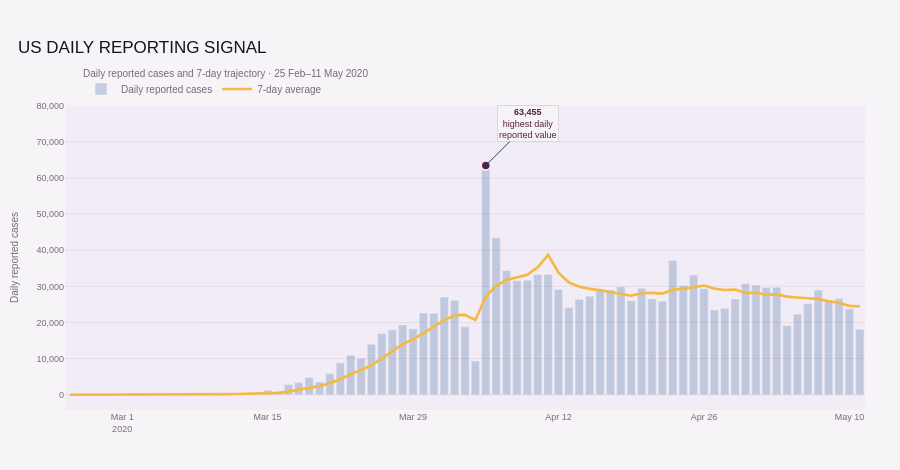

The code cell stored with this chart in its notebook:
### Code cell
daily_us["Date"] = pd.to_datetime(
    daily_us["Date"],
    format="%m/%d/%y"
)

daily_us = (
    daily_us
    .sort_values("Date")
    .reset_index(drop=True)
)

# Seven-day average added only to make the daily trend easier to read.
daily_us["7_day_average"] = (
    daily_us["Cases"]
    .rolling(window=7, min_periods=1)
    .mean()
)

peak_idx = daily_us["Cases"].idxmax()
peak_date = daily_us.loc[peak_idx, "Date"]
peak_cases = daily_us.loc[peak_idx, "Cases"]

fig = go.Figure()

fig.add_trace(
    go.Bar(
        x=daily_us["Date"],
        y=daily_us["Cases"],
        name="Daily reported cases",
        marker_color=PALETTE["confirmed"],
        opacity=0.28,
        hovertemplate=(
            "<b>%{x|%d %b %Y}</b><br>"
            "Daily reported cases: %{y:,.0f}"
            "<extra></extra>"
        ),
    )
)

fig.add_trace(
    go.Scatter(
        x=daily_us["Date"],
        y=daily_us["7_day_average"],
        mode="lines",
        name="7-day average",
        line=dict(
            color=PALETTE["gold"],
            width=2.6,
        ),
        hovertemplate=(
            "<b>%{x|%d %b %Y}</b><br>"
            "7-day average: %{y:,.0f}"
            "<extra></extra>"
        ),
    )
)

# Mark the largest single reported daily value without treating it
# as an epidemiological peak.
fig.add_trace(
    go.Scatter(
        x=[peak_date],
        y=[peak_cases],
        mode="markers",
        marker=dict(
            size=9,
            color=PALETTE["deep_plum"],
            line=dict(
                color=PALETTE["paper"],
                width=1.5,
            ),
        ),
        showlegend=False,
        hovertemplate=(
            "<b>%{x|%d %b %Y}</b><br>"
            "Highest daily reported value: %{y:,.0f}"
            "<extra></extra>"
        ),
    )
)

fig.add_annotation(
    x=peak_date,
    y=peak_cases,
    text=(
        f"<b>{peak_cases:,.0f}</b><br>"
        "highest daily<br>reported value"
    ),
    showarrow=True,
    arrowhead=0,
    ax=42,
    ay=-42,
    bgcolor=PALETTE["paper"],
    bordercolor=PALETTE["grid"],
    borderwidth=1,
    font=dict(
        family="Arial",
        size=9,
        color=PALETTE["deep_plum"],
    ),
)

fig.update_layout(
    title=dict(
        text="US DAILY REPORTING SIGNAL",
        x=0.02,
        xanchor="left",
        font=dict(
            family="Arial",
            size=17,
            color=PALETTE["ink"],
        ),
    ),
    paper_bgcolor=PALETTE["paper"],
    plot_bgcolor=PALETTE["panel_lilac"],
    height=470,
    margin=dict(l=65, r=35, t=105, b=60),
    font=dict(
        family="Arial",
        color=PALETTE["ink"],
    ),
    xaxis_title="",
    yaxis_title="Daily reported cases",
    legend=dict(
        orientation="h",
        y=1.10,
        x=0.02,
        font=dict(
            size=10,
            color=PALETTE["muted"],
        ),
    ),
)

fig.add_annotation(
    text=(
        "Daily reported cases and 7-day trajectory · "
        "25 Feb–11 May 2020"
    ),
    x=0.02,
    y=1.08,
    xref="paper",
    yref="paper",
    xanchor="left",
    yanchor="bottom",
    showarrow=False,
    font=dict(
        family="Arial",
        size=10,
        color=PALETTE["muted"],
    ),
)

fig.update_xaxes(
    showgrid=False,
    zeroline=False,
    tickfont=dict(
        size=9,
        color=PALETTE["muted"],
    ),
)

fig.update_yaxes(
    showgrid=True,
    gridcolor=PALETTE["grid"],
    gridwidth=0.7,
    zeroline=False,
    tickformat=",",
    tickfont=dict(
        size=9,
        color=PALETTE["muted"],
    ),
    title_font=dict(
        size=10,
        color=PALETTE["muted"],
    ),
)

fig.show()

### Figure 1 — Plotly figure (JSON) as saved in the notebook; plotly's stock layout.template omitted (floating-point values rounded to 4 significant figures)
{"data": [{"hovertemplate": "<b>%{x|%d %b %Y}</b><br>Daily reported cases: %{y:,.0f}<extra></extra>", "marker": {"color": "#3F6FA0"}, "name": "Daily reported cases", "opacity": 0.28, "type": "bar", "x": ["2020-02-25T00:00:00.000000", "2020-02-26T00:00:00.000000", "2020-02-27T00:00:00.000000", "2020-02-28T00:00:00.000000", "2020-02-29T00:00:00.000000", "2020-03-01T00:00:00.000000", "2020-03-02T00:00:00.000000", "2020-03-03T00:00:00.000000", "2020-03-04T00:00:00.000000", "2020-03-05T00:00:00.000000", "2020-03-06T00:00:00.000000", "2020-03-07T00:00:00.000000", "2020-03-08T00:00:00.000000", "2020-03-09T00:00:00.000000", "2020-03-10T00:00:00.000000", "2020-03-11T00:00:00.000000", "2020-03-12T00:00:00.000000", "2020-03-13T00:00:00.000000", "2020-03-14T00:00:00.000000", "2020-03-15T00:00:00.000000", "2020-03-16T00:00:00.000000", "2020-03-17T00:00:00.000000", "2020-03-18T00:00:00.000000", "2020-03-19T00:00:00.000000", "2020-03-20T00:00:00.000000", "2020-03-21T00:00:00.000000", "2020-03-22T00:00:00.000000", "2020-03-23T00:00:00.000000", "2020-03-24T00:00:00.000000", "2020-03-25T00:00:00.000000", "2020-03-26T00:00:00.000000", "2020-03-27T00:00:00.000000", "2020-03-28T00:00:00.000000", "2020-03-29T00:00:00.000000", "2020-03-30T00:00:00.000000", "2020-03-31T00:00:00.000000", "2020-04-01T00:00:00.000000", "2020-04-02T00:00:00.000000", "2020-04-03T00:00:00.000000", "2020-04-04T00:00:00.000000", "2020-04-05T00:00:00.000000", "2020-04-06T00:00:00.000000", "2020-04-07T00:00:00.000000", "2020-04-08T00:00:00.000000", "2020-04-09T00:00:00.000000", "2020-04-10T00:00:00.000000", "2020-04-11T00:00:00.000000", "2020-04-12T00:00:00.000000", "2020-04-13T00:00:00.000000", "2020-04-14T00:00:00.000000", "2020-04-15T00:00:00.000000", "2020-04-16T00:00:00.000000", "2020-04-17T00:00:00.000000", "2020-04-18T00:00:00.000000", "2020-04-19T00:00:00.000000", "2020-04-20T00:00:00.000000", "2020-04-21T00:00:00.000000", "2020-04-22T00:00:00.000000", "2020-04-23T00:00:00.000000", "2020-04-24T00:00:00.000000", "2020-04-25T00:00:00.000000", "2020-04-26T00:00:00.000000", "2020-04-27T00:00:00.000000", "2020-04-28T00:00:00.000000", "2020-04-29T00:00:00.000000", "2020-04-30T00:00:00.000000", "2020-05-01T00:00:00.000000", "2020-05-02T00:00:00.000000", "2020-05-03T00:00:00.000000", "2020-05-04T00:00:00.000000", "2020-05-05T00:00:00.000000", "2020-05-06T00:00:00.000000", "2020-05-07T00:00:00.000000", "2020-05-08T00:00:00.000000", "2020-05-09T00:00:00.000000", "2020-05-10T00:00:00.000000", "2020-05-11T00:00:00.000000"], "y": [0, 0, 1, 0, 8, 6, 23, 25, 20, 66, 47, 64, 147, 225, 290, 278, 414, 267, 338, 1237, 755, 2797, 3419, 4777, 3528, 5836, 8821, 10934, 10115, 13987, 16916, 17965, 19332, 18251, 22635, 22562, 27043, 26135, 18819, 9338, 63455, 43438, 34347, 31534, 31705, 33251, 33288, 29145, 24157, 26385, 27259, 29164, 29002, 29916, 26008, 29468, 26527, 25868, 37144, 30226, 33119, 29355, 23459, 23901, 26512, 30787, 30326, 29671, 29763, 19138, 22303, 25253, 28974, 25996, 26660, 23792, 18106]}, {"hovertemplate": "<b>%{x|%d %b %Y}</b><br>7-day average: %{y:,.0f}<extra></extra>", "line": {"color": "#F4B942", "width": 2.6}, "mode": "lines", "name": "7-day average", "type": "scatter", "x": ["2020-02-25T00:00:00.000000", "2020-02-26T00:00:00.000000", "2020-02-27T00:00:00.000000", "2020-02-28T00:00:00.000000", "2020-02-29T00:00:00.000000", "2020-03-01T00:00:00.000000", "2020-03-02T00:00:00.000000", "2020-03-03T00:00:00.000000", "2020-03-04T00:00:00.000000", "2020-03-05T00:00:00.000000", "2020-03-06T00:00:00.000000", "2020-03-07T00:00:00.000000", "2020-03-08T00:00:00.000000", "2020-03-09T00:00:00.000000", "2020-03-10T00:00:00.000000", "2020-03-11T00:00:00.000000", "2020-03-12T00:00:00.000000", "2020-03-13T00:00:00.000000", "2020-03-14T00:00:00.000000", "2020-03-15T00:00:00.000000", "2020-03-16T00:00:00.000000", "2020-03-17T00:00:00.000000", "2020-03-18T00:00:00.000000", "2020-03-19T00:00:00.000000", "2020-03-20T00:00:00.000000", "2020-03-21T00:00:00.000000", "2020-03-22T00:00:00.000000", "2020-03-23T00:00:00.000000", "2020-03-24T00:00:00.000000", "2020-03-25T00:00:00.000000", "2020-03-26T00:00:00.000000", "2020-03-27T00:00:00.000000", "2020-03-28T00:00:00.000000", "2020-03-29T00:00:00.000000", "2020-03-30T00:00:00.000000", "2020-03-31T00:00:00.000000", "2020-04-01T00:00:00.000000", "2020-04-02T00:00:00.000000", "2020-04-03T00:00:00.000000", "2020-04-04T00:00:00.000000", "2020-04-05T00:00:00.000000", "2020-04-06T00:00:00.000000", "2020-04-07T00:00:00.000000", "2020-04-08T00:00:00.000000", "2020-04-09T00:00:00.000000", "2020-04-10T00:00:00.000000", "2020-04-11T00:00:00.000000", "2020-04-12T00:00:00.000000", "2020-04-13T00:00:00.000000", "2020-04-14T00:00:00.000000", "2020-04-15T00:00:00.000000", "2020-04-16T00:00:00.000000", "2020-04-17T00:00:00.000000", "2020-04-18T00:00:00.000000", "2020-04-19T00:00:00.000000", "2020-04-20T00:00:00.000000", "2020-04-21T00:00:00.000000", "2020-04-22T00:00:00.000000", "2020-04-23T00:00:00.000000", "2020-04-24T00:00:00.000000", "2020-04-25T00:00:00.000000", "2020-04-26T00:00:00.000000", "2020-04-27T00:00:00.000000", "2020-04-28T00:00:00.000000", "2020-04-29T00:00:00.000000", "2020-04-30T00:00:00.000000", "2020-05-01T00:00:00.000000", "2020-05-02T00:00:00.000000", "2020-05-03T00:00:00.000000", "2020-05-04T00:00:00.000000", "2020-05-05T00:00:00.000000", "2020-05-06T00:00:00.000000", "2020-05-07T00:00:00.000000", "2020-05-08T00:00:00.000000", "2020-05-09T00:00:00.000000", "2020-05-10T00:00:00.000000", "2020-05-11T00:00:00.000000"], "y": [0.0, 0.0, 0.3333, 0.25, 1.8, 2.5, 5.429, 9.0, 11.86, 21.14, 27.86, 35.86, 56.0, 84.86, 122.7, 159.6, 209.3, 240.7, 279.9, 435.6, 511.3, 869.4, 1318.0, 1941.0, 2407.0, 3193.0, 4276.0, 5730.0, 6776.0, 8285.0, 10020.0, 12080.0, 14010.0, 15360.0, 17030.0, 18810.0, 20670.0, 21990.0, 22110.0, 20680.0, 27140.0, 30110.0, 31800.0, 32440.0, 33230.0, 35300.0, 38720.0, 33820.0, 31060.0, 29920.0, 29310.0, 28950.0, 28340.0, 27860.0, 27410.0, 28170.0, 28190.0, 27990.0, 29130.0, 29310.0, 29770.0, 30240.0, 29390.0, 29010.0, 29100.0, 28190.0, 28210.0, 27720.0, 27770.0, 27160.0, 26930.0, 26750.0, 26490.0, 25870.0, 25440.0, 24590.0, 24440.0]}, {"hovertemplate": "<b>%{x|%d %b %Y}</b><br>Highest daily reported value: %{y:,.0f}<extra></extra>", "marker": {"color": "#552244", "line": {"color": "#F7F4F7", "width": 1.5}, "size": 9}, "mode": "markers", "showlegend": false, "type": "scatter", "x": ["2020-04-05T00:00:00"], "y": [63455]}], "layout": {"annotations": [{"arrowhead": 0, "ax": 42, "ay": -42, "bgcolor": "#F7F4F7", "bordercolor": "#DED5DF", "borderwidth": 1, "font": {"color": "#552244", "family": "Arial", "size": 9}, "showarrow": true, "text": "<b>63,455</b><br>highest daily<br>reported value", "x": "2020-04-05T00:00:00", "y": 63455}, {"font": {"color": "#746A78", "family": "Arial", "size": 10}, "showarrow": false, "text": "Daily reported cases and 7-day trajectory · 25 Feb–11 May 2020", "x": 0.02, "xanchor": "left", "xref": "paper", "y": 1.08, "yanchor": "bottom", "yref": "paper"}], "font": {"color": "#17131F", "family": "Arial"}, "height": 470, "legend": {"font": {"color": "#746A78", "size": 10}, "orientation": "h", "x": 0.02, "y": 1.1}, "margin": {"b": 60, "l": 65, "r": 35, "t": 105}, "paper_bgcolor": "#F7F4F7", "plot_bgcolor": "#F2ECF6", "title": {"font": {"color": "#17131F", "family": "Arial", "size": 17}, "text": "US DAILY REPORTING SIGNAL", "x": 0.02, "xanchor": "left"}, "xaxis": {"showgrid": false, "tickfont": {"color": "#746A78", "size": 9}, "title": {"text": ""}, "zeroline": false}, "yaxis": {"gridcolor": "#DED5DF", "gridwidth": 0.7, "showgrid": true, "tickfont": {"color": "#746A78", "size": 9}, "tickformat": ",", "title": {"font": {"color": "#746A78", "size": 10}, "text": "Daily reported cases"}, "zeroline": false}}}
